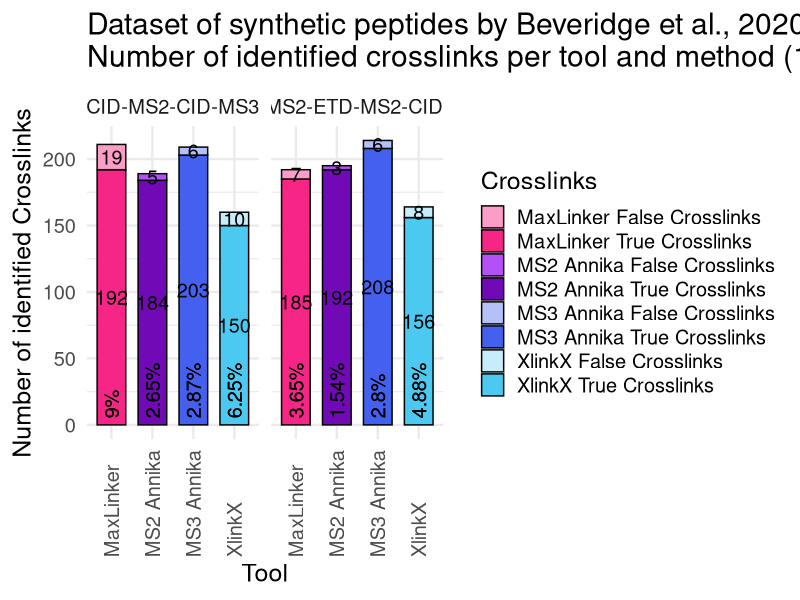

This chart was generated by the following R code:
library(tidyverse)
library(readxl)

data <- read_xlsx("results.xlsx")

df <- pivot_longer(data[,c("Tool", "Data Source", "True Crosslinks", "False Crosslinks", "True FDR")], 
                   -c("Tool", "Data Source", "True FDR"), names_to = "variable", values_to = "value") %>% 
      mutate(variable_coloring = paste(Tool, variable, sep = " "))

ggplot(df, aes(x=Tool, y=value, fill=variable_coloring)) +
  geom_bar(stat="identity", color="black", width = 0.7) +
  ggtitle("Dataset of synthetic peptides by Beveridge et al., 2020:\nNumber of identified crosslinks per tool and method (1% FDR, crosslinker: DSSO)") +
  scale_fill_manual(values = alpha(c("#FB9DC7", "#F72585", 
                                     "#B450F7", "#7209B7", 
                                     "#B4C1F8", "#4361EE", 
                                     "#C6EEFA", "#4CC9F0"), 1)) +
  facet_grid(~ `Data Source`) +
  xlab("Tool") +
  ylab("Number of identified Crosslinks") +
  labs(fill="Crosslinks") +
  geom_text(aes(label=value), size=5.0, position = position_stack(vjust = 0.5)) +
  geom_text(aes(y = 5, label = paste0(round(`True FDR`, 2), "%")), size=5.0, angle = 90, hjust = 0) +
  theme_minimal(base_size = 18) +
  theme(axis.text.x = element_text(angle = 90, hjust = 0, vjust = 0.5)) 
